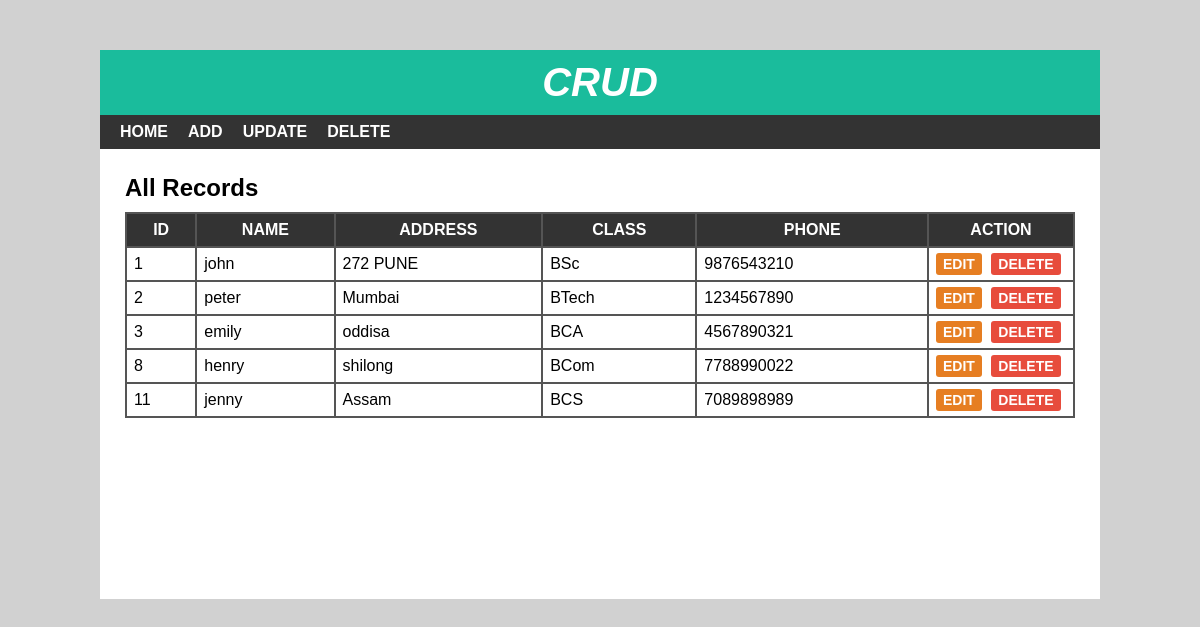
The page / on the database its author committed.
### tables this page shows
CREATE TABLE `student` (
  `id` int(11) NOT NULL,
  `name` varchar(50) NOT NULL,
  `address` varchar(100) NOT NULL,
  `class` int(11) NOT NULL,
  `phone` varchar(10) NOT NULL
);

CREATE TABLE `studentclass` (
  `cid` int(11) NOT NULL,
  `cname` varchar(15) NOT NULL
);

### index.php (the view, shortened to what this page needs)
<?php
include 'header.php';
?>
<div id="main-content">
    <h2>All Records</h2>
    <?php
    include "config.php";
    $sql = "SELECT *FROM student JOIN studentClass WHERE student.class = studentClass.cid";
    $result = mysqli_query($conn,$sql) or die("Query Unsuccessful !");
    if(mysqli_num_rows($result) > 0)
    {
    ?>
    <table cellpadding="7px">
        <thead>
        <th>Id</th>
        <th>Name</th>
        <th>Address</th>
        <th>Class</th>
        <th>Phone</th>
        <th>Action</th>
        </thead>
        <tbody>
        <?php
            while($row = mysqli_fetch_assoc($result))
            {
        ?>
        <tr>
                <td><?php echo $row['id']; ?></td>
                <td><?php echo $row['name'];?></td>
                <td><?php echo $row['address'];?></td>
                <td><?php echo $row['cname'];?></td>
                <td><?php echo $row['phone'];?></td>
                <td>
                    <a href='edit.php?id=<?php echo $row['id'];?>'>Edit</a>
                    <a href='delete-inline.php?id=<?php echo $row['id'];?>'>Delete</a>
                </td>
            </tr>
            <?php } ?>
        </tbody>
    </table>
    <?php } else {
        echo "<h2> No Record Found !</h2>";
    }
        ?>
</div>
</div>
</body>
</html>

### header.php (shortened to what this page needs)
<!DOCTYPE html>
<html lang="en">
<head>
  <link rel="stylesheet" href="style.css">
</head>
<body>
    <div id="wrapper">
        <div id="header">
            <h1>Crud</h1>
        </div>
        <div id="menu">
            <ul>
                <li>
                    <a href="index.php">Home</a>
                </li>
                <li>
                    <a href="add.php">Add</a>
                </li>
                <li>
                    <a href="update.php">Update</a>
                </li>
                <li>
                    <a href="delete.php">Delete</a>
                </li>
            </ul>
        </div>

### style.css (style rules this page uses)
body { font:16px arial; margin: 0; padding: 0; background: #d1d1d1; }
#wrapper { width: 1000px; margin: 50px auto 0; background-color: #fff; }
#header { text-align: center; background-color: #1abc9c; padding: 10px; }
#header h1 { color: #fff; font-size: 40px; font-style: italic; font-weight: 700; text-transform: uppercase; margin: 0; }
#menu { background-color: #333; }
#menu ul { font-size: 0; padding: 0 10px; margin: 0; list-style: none; }
#menu ul li { display: inline-block; }
#menu ul li a { color: #fff; font-size: 16px; font-weight: 600; padding: 8px 10px; display: block; text-decoration: none; text-transform: uppercase; transition: all 0.3s ease; }
#main-content { padding: 25px; min-height: 400px; }
#main-content h2 { margin: 0 0 10px; text-transform: capitalize; }
#main-content table { width: 100%; background-color: #555; margin: 0 0 20px; }
#main-content table th { color: #fff; background-color: #333; text-transform: uppercase; }
#main-content table th:last-child { width: 130px; }
#main-content table td { background-color: #fff; }
#main-content table td a { font-size: 14px; font-weight: 600; text-transform: uppercase; padding: 3px 7px; color: #fff; background-color: #e67e22; text-decoration: none; border-radius: 3px; }
#main-content table td a:nth-child(2) { background-color: #e74c3c; margin: 0 0 0 5px; }

### rows shown on the page
student: id "1", name "john", address "272 PUNE", studentclass.cname "BSc", phone "9876543210"
student: id "2", name "peter", address "Mumbai", studentclass.cname "BTech", phone "1234567890"
student: id "3", name "emily", address "oddisa", studentclass.cname "BCA", phone "4567890321"
student: id "8", name "henry", address "shilong", studentclass.cname "BCom", phone "7788990022"
student: id "11", name "jenny", address "Assam", studentclass.cname "BCS", phone "7089898989"
